Frame 1 (no input): blank canvas, image omitted
Frame 60 (no input): blank canvas, image omitted
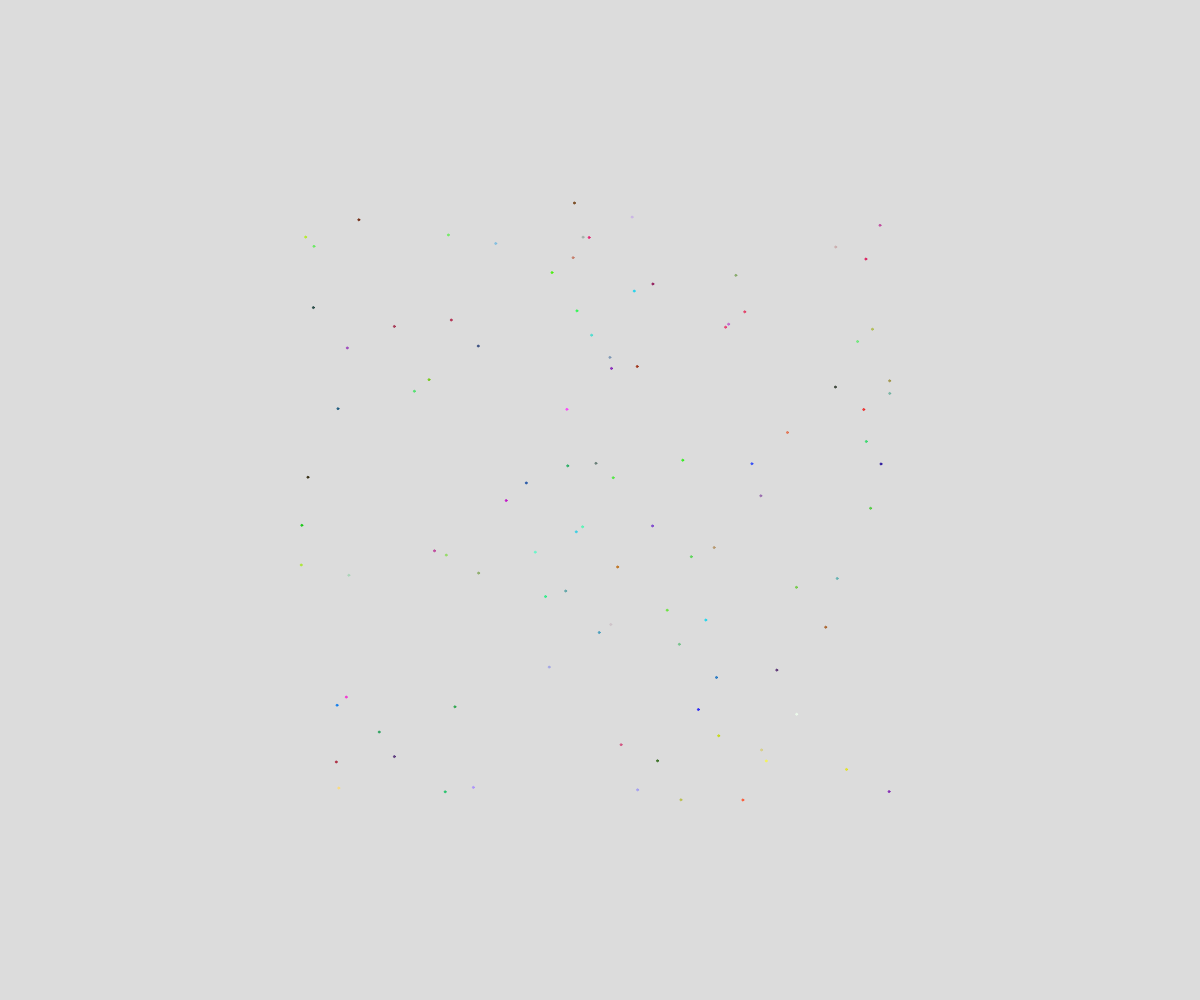
Frame 120 (the mouse pressed at the canvas centre since frame 60)

The p5.js sketch whose frames 1 and 60 were blank and that drew this single picture after the mouse press (run headless with seeded random() and noise() and a simulated clock; from frame 60 on, the mouse is pressed at the canvas centre):

// p5.js sketch
// ── sketch.js
// Fireworks
// Anjana

class Partical {
  constructor(x , y) {
    this.x = x; 
    this.y = y; 
    this.dx = random(-5 ,5);
    this.dy = random(-5, 5);
    this.diameter = 2; 
    this.r = random(255); 
    this.g = random(255); 
    this.b = random(255); 
    this.alpha = 255; 
    this.color = color(this.r, this.g, this.b, this.alpha); 
  }
  update() {
    this.x += this.dx; 
    this.y += this.dy;
    this.alpha --;
    this.color = color(this.r, this.g, this.b, this.alpha); 
  }

  display() {
    fill(this.color); 
    stroke(this.color);
    circle(this.x, this.y, this.diameter);
  }
}

let fireWorks = []; 

function setup() {
  createCanvas(windowWidth, windowHeight);
}

function draw() {
  background(220);
  for (let i = 0; i < fireWorks.length; i++) {
    fireWorks[i].update(); 
    fireWorks[i].display(); 
  }
}


function mousePressed () {
  for (let i = 0; i < 100; i++) {
    let somePartical = new Partical(mouseX, mouseY);
    fireWorks.push(somePartical); 
  }
}
